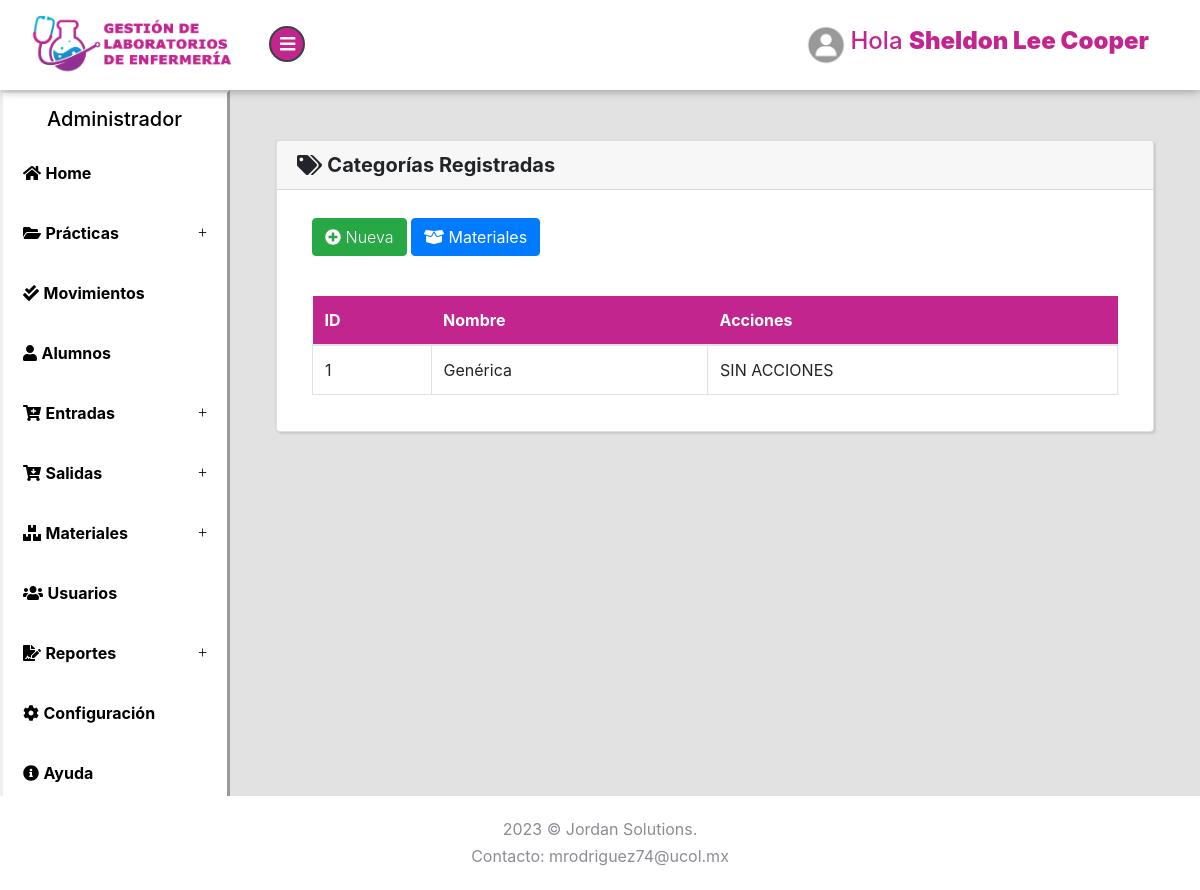
The app's page /Productos/Categorias (signed in) with its own data.
### tables this page shows
CREATE TABLE `categorias` (
  `id` int(11) NOT NULL,
  `nombre` varchar(100) NOT NULL
);

### Libraries/Core/Views.php (called while the page is built)
<?php
class Views{
    function getView($controller, $view, $alert="", $data1 = "", $data2 = "", $data3 = "", $data4 = "", $data5 = "")
    {
        $controller = get_class($controller);
        if ($controller == "Login") {
            $view = "Views/".$view.".php";
        }else{
            $view = "Views/" . $controller . "/" . $view . ".php";
        }
        require_once($view);
    }
}
?>

### Controller/Productos.php (called while the page is built, shortened)
<?php
class Productos extends Controllers
{
    public function Categorias()
    {
        $data1 = $this->model->selectCategorias();
        $this->views->getView($this, "Categorias", "", $data1);
    }
}
?>

### index.php (called while the page is built, shortened)
<?php
require_once("Helpers/Helpers.php");
require_once("Libraries/Core/Load.php");
?>

### Helpers/Helpers.php (called while the page is built, shortened)
<?php
function base_url()
{
    return BASE_URL;
}
?>

### Libraries/Core/Mysql.php (called while the page is built, shortened)
<?php
class Mysql extends Conexion{
    private $conexion;
    function __construct()
    {
        $this->conexion = new Conexion();
        $this->conexion = $this->conexion->conect();
    }
    public function select_all(string $query){
        $this->strquery = $query;
        $result = $this->conexion->prepare($this->strquery);
        $result->execute();
        $data = $result->fetchall(PDO::FETCH_ASSOC);
        return $data;
    }
}
?>

### Libraries/Core/Conexion.php (called while the page is built)
<?php
class Conexion{
    private $conect;
    public function __construct()
    {
      $conexion = "mysql:host=".HOST.";dbname=".BD.";.CHARSET.";
      try {
          $this->conect = new PDO($conexion, DB_USER, PASS);
          $this->conect->setAttribute(PDO::ATTR_ERRMODE, PDO::ERRMODE_EXCEPTION);
      } catch (PDOException $e) {
          $this->conect = "Error en la conexion";
          echo "Error: " . $e->getMessage();
      }
    }
    public function conect()
    {
        return $this->conect;
    }
}
?>

### Models/ProductosModel.php (called while the page is built, shortened)
<?php
class ProductosModel extends Mysql{
    public function selectCategorias()
    {
        $sql = "SELECT * FROM categorias";
        $res = $this->select_all($sql);
        return $res;
    }
}
?>

### Views/Productos/Categorias.php (the view, shortened to what this page needs)
<?php if($_SESSION['rol'] <= 1){ ?>
<div class="page-content2">
    <section>
        <div class="card container-fluid2 text-center">
            <div class="card-header"><i class="fas fa-exclamation-circle"></i> ERROR</div>
            <div class="card-body">
                <img src="../Assets/img/unicornio.png" style="height: 400px; ">
                <h5 class="card-title">Error: No tienes acceso a esta página.</h5>
            </div>
            <div class="card-footer text-muted">
              <a href="<?php echo base_url() ?>Dashboard/Alumnos" class="btn btn-primary">Ir al inicio</a>
            </div>
        </div>
    </section>
</div>
<?php }  else { ?>
<div class="page-content">
    <section>
        <div class="card container-fluid2">
            <h5 class="card-header"><i class="fas fa-tags"></i> <strong>Categorías Registradas</strong></h5>
            <div class="card-body">
                <div class="container-fluid">
                    <div class="row">
                        <div class="col-lg-12 mt-2">
                            <div class="row">
                                <div class="col-lg-8 mb-2">
                                    <button class="btn btn-success mb-2" type="button" data-toggle="modal" data-target="#nueva_categoria"><i class="fas fa-plus-circle"></i> Nueva</button>
                                    <a class="btn btn-primary mb-2" href="<?php echo base_url(); ?>Productos/Listar"><i class="fas fa-box-open"></i> Materiales</a>
                                </div>
                                <div class="col-lg-4">
                                </div>
                            </div>
                            <div class="table-responsive mt-4">
                                <table class="table table-hover table-bordered" id="Table">
                                    <thead class="thead-personality">
                                        <tr>
                                            <th>ID</th>
                                            <th>Nombre</th>
                                            <th>Acciones</th>
                                        </tr>
                                    </thead>
                                    <tbody>
                                        <?php foreach ($data1 as $pr) { ?>
                                            <tr>
                                                <td><?php echo $pr['id']; ?></td>
                                                <td><?php echo $pr['nombre']; ?></td>
                                                <td>
                                                    <?php if ($pr['id'] != '1') { ?>
                                                    <form action="<?php echo base_url() ?>Productos/Categoriaseliminarper?id=<?php echo $pr['id']; ?>" method="post" class="d-inline elimper">
                                                        <button type="submit" class="btn btn-danger"><i class="fas fa-trash-alt"></i></button>
                                                    </form>
                                                    <?php } else {?>
                                                    SIN ACCIONES
                                                    <?php }?>
                                                </td>
                                            </tr>
                                        <?php } ?>
                                    </tbody>
                                </table>
                            </div>
                        </div>
                    </div>
                </div>
            </div>
        </div>
    </section>
</div>
<?php } ?>

### Assets/css/style.default.css (style rules this page uses)
:root { --blue: #15c2e9; --graylight: #e2e2e2; --grayheader: #F7F7F7; --lavanda: #c2258e; --lavanda2: #d771b6; --lavanda3: #edbedd; --black: #000; --white: #fff; }
body { position: relative; }
section { padding: 0 1rem; }
a { -webkit-transition: all 0.3s; transition: all 0.3s; display: inline-block; }
button { cursor: pointer; }
i, span, strong { display: inline-block; }
.card { margin-bottom: 30px; -webkit-box-shadow: 2px 2px 2px rgba(0, 0, 0, 0.1), -1px 0 2px rgba(0, 0, 0, 0.05); box-shadow: 2px 2px 2px rgba(0, 0, 0, 0.1), -1px 0 2px rgba(0, 0, 0, 0.05); }
.page-content { position: relative; background: var(--graylight); min-height: 100vh; width: calc(100% - 230px); padding: 0; padding-bottom: 70px; }
button, input[type="submit"] { cursor: pointer; font-family: inherit; font-weight: 300 !important; }
.table { margin-bottom: 0; color: #8a8d93; }
.table td, .table th { border-color: #343a40; }
.table thead th { border: none; }
.table-bordered td, .table-bordered th { border-color: #343a40; }
.btn { font-weight: 400; border: 1px solid transparent; padding: 0.45rem 0.75rem; font-size: 1rem; line-height: 1.5; border-radius: 0.25rem; -webkit-transition: color 0.15s ease-in-out, background-color 0.15s ease-in-out, border-color 0.15s ease-in-out, -webkit-box-shadow 0.15s ease-in-out; transition: color 0.15s ease-in-out, background-color 0.15s ease-in-out, border-color 0.15s ease-in-out, -webkit-box-shadow 0.15s ease-in-out; transition: color 0.15s ease-in-out, background-color 0.15s ease-in-out, border-color 0.15s ease-in-out, box-shadow 0.15s ease-in-out; transition: color 0.15s ease-in-out, background-color 0.15s ease-in-out, border-color 0.15s ease-in-out, box-shadow 0.15s ease-in-out, -webkit-box-shadow 0.15s ease-in-out; }
.btn-primary { color: color-yiq(#db6574); background-color: #db6574; border-color: #db6574; }
.btn-success { color: color-yiq(#28a745); background-color: #28a745; border-color: #28a745; }
body { font-family: "Muli", sans-serif; font-size: 1rem; font-weight: 400; line-height: 1.5; color: #8a8d93; background-color: #fff; }
a { color: #db6574; text-decoration: none; }
h1, h2, h3, h4, h5, h6, .h1, .h2, .h3, .h4, .h5, .h6 { margin-bottom: 0.5rem; font-family: inherit; font-weight: 700; line-height: 1.2; color: inherit; }
h5, .h5 { font-size: 1.1rem; }
.card { background-color: #2d3035; border: 1px solid #34373d; border-radius: 0; }
.card-body { padding: 1.25rem; }
.card-header { padding: 0.75rem 1.25rem; background-color: rgba(0, 0, 0, 0.03); border-bottom: 1px solid #34373d; }
.card-header:first-child { border-radius: 0 0 0 0; }
.container-fluid2 { margin: 50px 30px; }
.thead-personality { background: var(--lavanda); color: var(--white); }

### records on screen
categorias: id "1", nombre "Genérica", shows "SIN ACCIONES"

### other values on screen
$_SESSION['nombre'] "Sheldon Lee Cooper"
